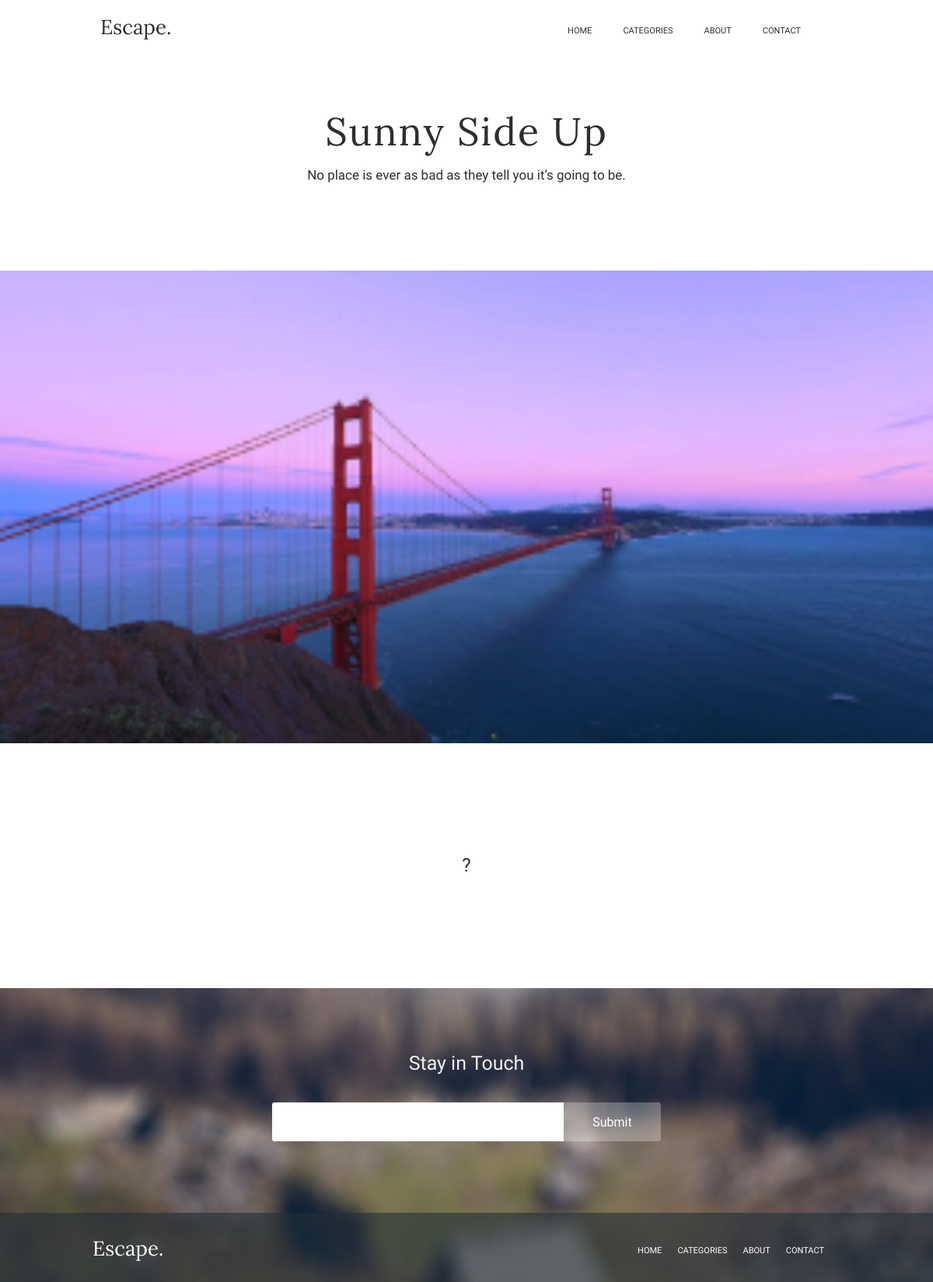
The app's page /post.php?id=4 with its own data.
### tables this page shows
CREATE TABLE `post` (
	`id` INT(10) NOT NULL AUTO_INCREMENT,
	`title` VARCHAR(255) NOT NULL DEFAULT '0' COLLATE 'utf8mb4_0900_ai_ci',
	`subtitle` VARCHAR(255) NOT NULL DEFAULT '0' COLLATE 'utf8mb4_0900_ai_ci',
	`content` TEXT NULL DEFAULT NULL COLLATE 'utf8mb4_0900_ai_ci',
	`author` VARCHAR(255) NOT NULL COLLATE 'utf8mb4_0900_ai_ci',
	`author_url` VARCHAR(255) NOT NULL COLLATE 'utf8mb4_0900_ai_ci',
	`publish_date` VARCHAR(255) NOT NULL COLLATE 'utf8mb4_0900_ai_ci',
	`image_url` VARCHAR(255) NOT NULL COLLATE 'utf8mb4_0900_ai_ci',
	`featured` TINYINT NOT NULL DEFAULT '0',
	`card_url` VARCHAR(255) NOT NULL COLLATE 'utf8mb4_0900_ai_ci',
	PRIMARY KEY (`id`) USING BTREE
)
COLLATE='utf8mb4_0900_ai_ci';

### sample_post.php (the view)
<div class="body-wrapper">
    <div class="body-conteiner">
        <div class="title-conteiner">
            <p class="title-text"><?= $row['title'] ?></p>
            <p class="subtitle-text"><?= $row['subtitle'] ?></p>
        </div>
        <img src="<?= $row['image_url'] ?>" alt="<?= $row['title'] ?>">
        <div class="text-block">
            <p><?= $row['content'] ?></p>
        </div>
    </div>
</div>

### post.php (shortened to what this page needs)
<?php
$id = $_GET["id"];
function createDBConnection(): mysqli
{
    $conn = new mysqli(HOST, USERNAME, PASSWORD, DATABASE);
    return $conn;
}
function getAndPrintPostsFromDB1(mysqli $conn): void
{
    global $id;
    $sql = "SELECT * FROM post WHERE id = $id";
    $result = $conn->query($sql);
    if ($result->num_rows > 0) {
        while ($row = $result->fetch_assoc()) {
            include 'sample_post.php';
        }
    } else {
        echo "0 results";
    }
}
?>
<!DOCTYPE html>
<html lang="en">
<head>
    <link rel="stylesheet" href="http://localhost:8001/static/styles/post.css">
</head>
<body>
    <header>
        <div class="header-conteiner">
            <div>
                <img src="http://localhost:8001/static/images/img_post/Escape.svg" alt="Escape.">
            </div>
            <nav class="top-list head-edit">
                <ul>
                    <li>
                        <a href="#!">Home</a>
                    </li>
                    <li>
                        <a href="#!">Categories</a>
                    </li>
                    <li>
                        <a href="#!">About</a>
                    </li>
                    <li>
                        <a href="#!">Contact</a>
                    </li>
                </ul>
            </nav>
        </div>
    </header>
    <?php
    $conn = createDBConnection();
    getAndPrintPostsFromDB1($conn);
    ?>
    <footer>
        <div class="fotter-wrapper">
            <div class="log-title">
                <p>Stay in Touch</p>
            </div>
            <div class="log-input-conteiner">
                <div class="input-block">
                </div>
                <div class="submit-button">
                    <p>Submit</p>
                </div>
            </div>
            <div class="footer-blure"></div>
            <div class="footer-conteiner">
                <div class="title-escape">
                    <img src="http://localhost:8001/static/images/img_post/Escape_white.svg" alt="Escape.">
                </div>
                <nav class="top-list foot-edit">
                    <ul class="top-list">
                        <li>
                            <a href="#!">Home</a>
                        </li>
                        <li>
                            <a href="#!">Categories</a>
                        </li>
                        <li>
                            <a href="#!">About</a>
                        </li>
                        <li>
                            <a href="#!">Contact</a>
                        </li>
                    </ul>
                </nav>
            </div>
        </div>
    </footer>
</body>
</html>

### styles/post.css (style rules this page uses)
* { font-family: Oxygen; font-weight: 400; border: 0; list-style: none; text-decoration: none; }
body { margin: 0; padding: 0; margin: 0px auto; }
header { max-width: 100%; display: flex; flex-direction: column; justify-content: start; align-items: center; }
.header-conteiner { width: 940px; display: flex; justify-content: space-between; align-items: center; padding-top: 17px; }
.top-list ul { display: flex; }
.top-list ul li { cursor: pointer; text-transform: uppercase; font-family: Oxygen; font-size: 11px; font-weight: 400; color: rgba(255, 255, 255, 0.6); }
.fotter-wrapper { background: url(http://localhost:8001/static/images/img_post/FooterBack.png); background-size: 100% 100%; max-width: 100%; height: 378px; display: flex; flex-direction: column; justify-content: start; align-items: center; background-repeat: no-repeat; position: relative; }
.footer-conteiner { width: 960px; display: flex; justify-content: space-between; padding-top: 23px; padding-bottom: 18px; position: absolute; bottom: 0; }
.footer-blure { height: 89px; width: 100%; background-color: #232F3899; position: absolute; bottom: 0; }
.log-title { height: 47px; padding-top: 82px; }
.log-title p { font-family: Oxygen; font-weight: 400; line-height: 30px; text-align: center; font-size: 25px; color: #EFEFEF; margin: auto; }
.log-input-conteiner { margin-top: 18px; height: 50px; width: 500px; display: flex; flex-wrap: wrap; }
.input-block { width: 375px; height: 50px; background-color: #FFFFFF; border-radius: 3px 0 0 3px; }
.submit-button { text-align: center; justify-content: space-between; width: 125px; height: 50px; border-radius: 0 3px 3px 0; background: #FFFFFF47; }
.submit-button p { font-family: Roboto; color: #FFFFFF; font-weight: 400; }
.title-escape { display: flex; justify-content: space-between; align-items: center; background-repeat: no-repeat; }
.head-edit li { margin-right: 40px; }
.head-edit a { color: #2E2E2E; }
.foot-edit li { margin-right: 20px; }
.foot-edit a { color: #FFFFFF; }
.body-wrapper { max-width: 100%; background-color: #FFFFFF; position: relative; display: flex; flex-direction: column; justify-content: start; align-items: center; }
.body-conteiner { display: flex; flex-direction: column; align-items: center; width: 100%; }
.title-conteiner { padding-top: 82px; color: #2E2E2E; text-align: center; padding-bottom: 113px; }
.title-text { font-family: Lora; font-size: 50px; font-weight: 400; line-height: 51px; letter-spacing: 2px; text-align: center; margin: 0; }
.subtitle-text { font-family: Oxygen; padding-top: 20px; font-size: 17px; font-weight: 400; line-height: 20px; text-align: center; color: #2E2E2E; margin: 0; }
.text-block { max-width: 960px; padding: 140px 0; }
.text-block p { font-family: Oxygen; font-size: 24px; font-weight: 400; line-height: 35px; text-align: left; color: #2E2E2E; margin: 0; }
.body-conteiner img { width: 100%; }

### records on screen
post: title "Sunny Side Up", subtitle "No place is ever as bad as they tell you it’s going to be.", image_url (picture), content "?"
